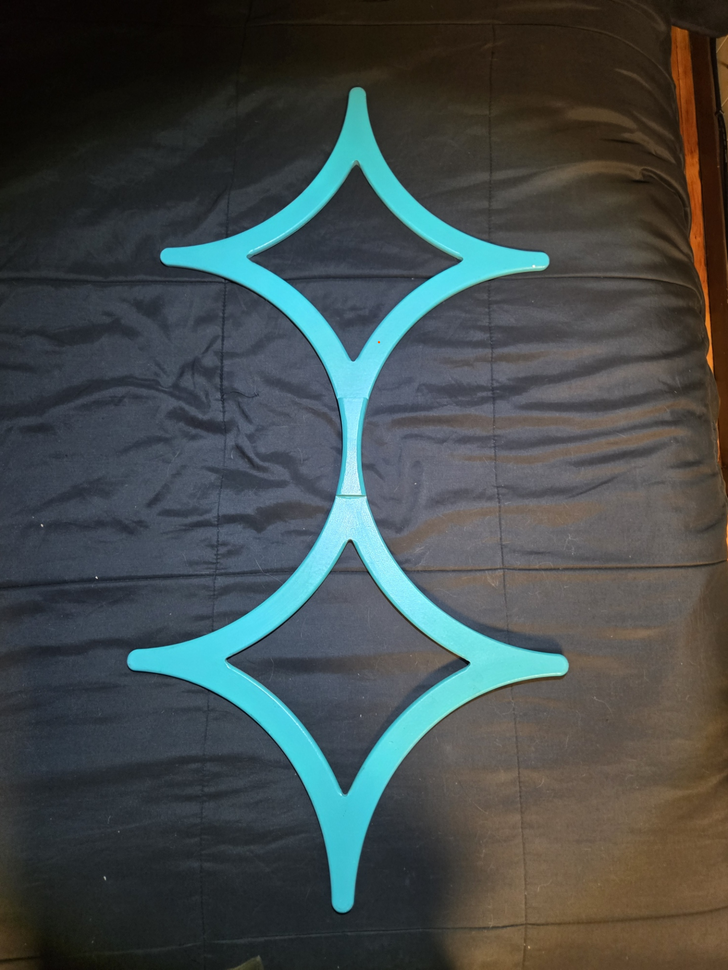
#> input picture scripts/assets/doublestar-reference-photo.png, 728 x 970 px, shrunk from 1441 x 1921 before the run
$ python extract-doublestar-reference.py
#> lines starting #> are read from the running program, lines starting #| are printed output that depends on the picture; after the words box and inside, x2 and y2 are one past the last pixel; in counts of white or black regions, pixels touching at a corner belong together; long printed decimals are rounded
"""Derive a symmetric Double Star silhouette from Austen's real prop photo.

The source was photographed at a slight angle.  Rather than tracing both ends
independently and baking that perspective error into the model, this script
measures the cleaner upper half row-by-row, removes the horizontal camera shear,
mirrors it left/right, and then rotates that corrected half through 180 degrees.
The resulting SVG is the canonical, perfectly symmetric manufacturing profile.
"""

from __future__ import annotations

import argparse
from pathlib import Path

import numpy as np
from PIL import Image


ROOT = Path(__file__).resolve().parents[1]
DEFAULT_SOURCE = ROOT / "scripts" / "assets" / "doublestar-reference-photo.png"
DEFAULT_OUTPUT = ROOT / "scripts" / "assets" / "doublestar-reference.svg"
DEFAULT_PROOF = ROOT / "scripts" / "assets" / "doublestar-reference-mask.png"


def parse_args() -> argparse.Namespace:
    parser = argparse.ArgumentParser()
    parser.add_argument("--source", type=Path, default=DEFAULT_SOURCE)
    parser.add_argument("--output", type=Path, default=DEFAULT_OUTPUT)
    parser.add_argument("--proof", type=Path, default=DEFAULT_PROOF)
    return parser.parse_args()


def cyan_mask(image: np.ndarray) -> np.ndarray:
    red = image[..., 0].astype(np.int16)
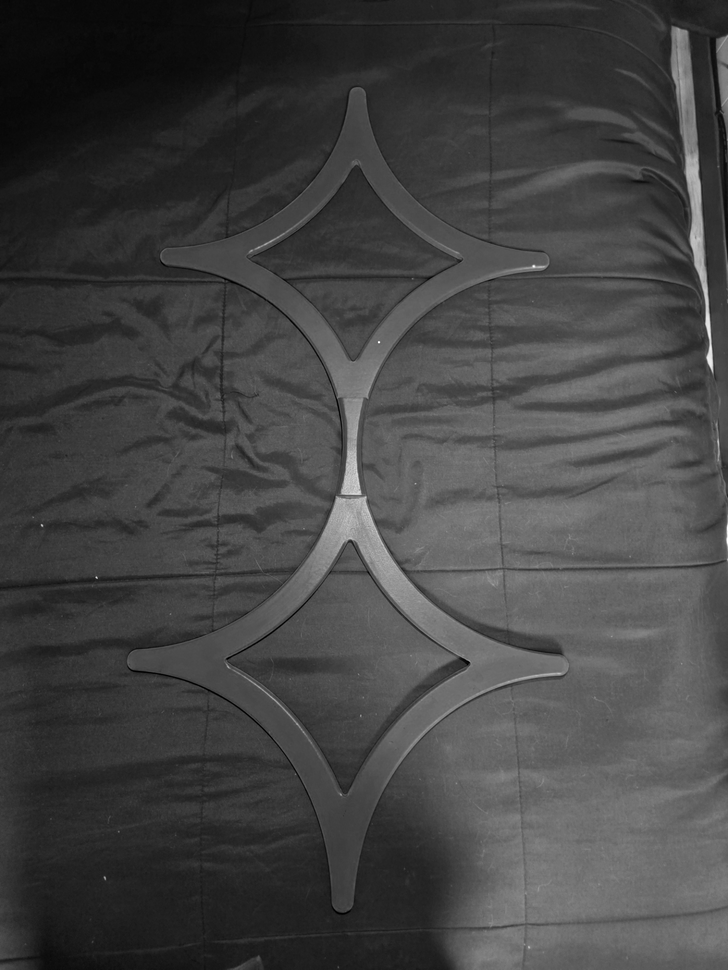
#> red: shape (970, 728) int16; min 0, max 254, mean 67.6
    green = image[..., 1].astype(np.int16)
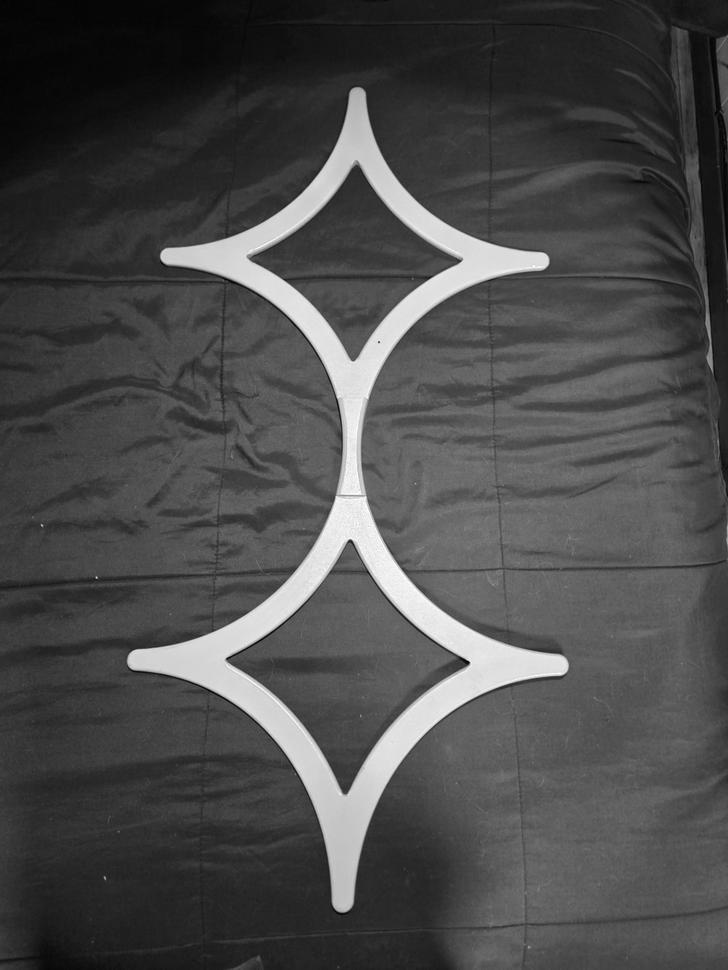
#> green: shape (970, 728) int16; min 2, max 255, mean 75.1
    blue = image[..., 2].astype(np.int16)
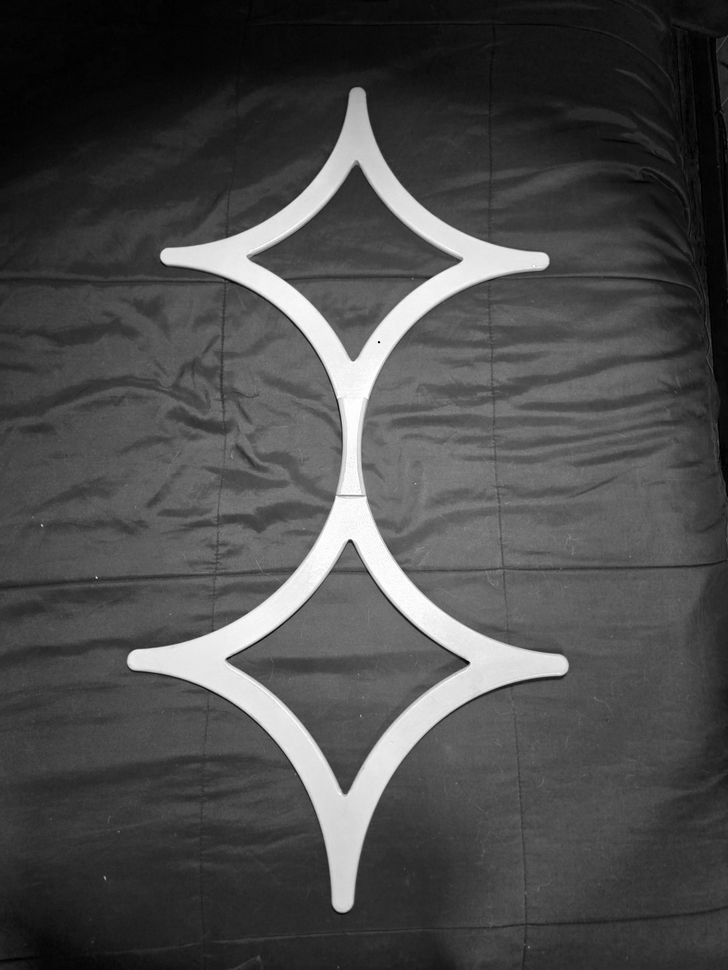
#> blue: shape (970, 728) int16; min 0, max 255, mean 74.9
    return (
        (green - red > 25)
        & (blue - red > 20)
        & (green > 75)
        & (blue > 75)
    )
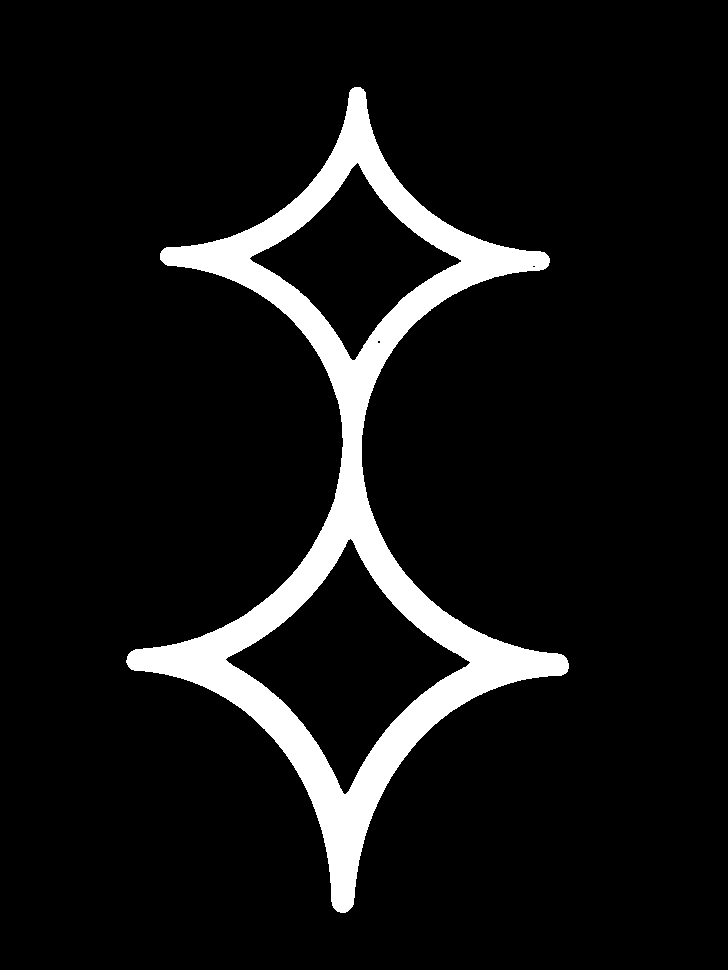
#> returned value: shape (970, 728) bool; 8.2% white; 1 white region, box (x1, y1, x2, y2) and area: (126, 87, 569, 913) 58190


def runs(row: np.ndarray) -> list[tuple[int, int]]:
    padded = np.pad(row.astype(np.int8), (1, 1))
    changes = np.diff(padded)
    starts = np.flatnonzero(changes == 1)
    ends = np.flatnonzero(changes == -1) - 1
    return [
        (int(start), int(end))
        for start, end in zip(starts, ends, strict=True)
        if end - start >= 2
    ]


def smooth(values: np.ndarray, radius: int = 7) -> np.ndarray:
    kernel = np.ones(radius * 2 + 1, dtype=np.float64)
    padded = np.pad(values, (radius, radius), mode="edge")
    return np.convolve(padded, kernel / kernel.sum(), mode="valid")


def sampled_indices(
    length: int,
    step: int,
    landmarks: tuple[int, ...] = (),
) -> np.ndarray:
    sampled = {0, length - 1, *range(0, length, step)}
    sampled.update(index for index in landmarks if 0 <= index < length)
    return np.asarray(sorted(sampled), dtype=np.int32)


def round_profile_peak(values: np.ndarray, peak: int, radius: int) -> None:
    """Replace a traced extremity with the ellipse implied by its shoulders."""
    start = peak - radius
    end = peak + radius
    maximum = float(values[peak])
    left_shoulder = float(values[start])
    right_shoulder = float(values[end])
    centerline = (left_shoulder + right_shoulder) * 0.5
    depth = maximum - centerline
    for index in range(start, end + 1):
        normalized = (index - peak) / radius
        progress = (normalized + 1.0) * 0.5
        shoulder = left_shoulder + (right_shoulder - left_shoulder) * progress
        values[index] = shoulder + depth * np.sqrt(max(0.0, 1.0 - normalized**2))


def closed_catmull_path(points: list[tuple[float, float]]) -> str:
    """Turn sparse measured landmarks into one continuous molded contour."""
    commands = [f"M {points[0][0]:.3f},{points[0][1]:.3f}"]
    count = len(points)
    for index, point in enumerate(points):
        following = points[(index + 1) % count]
        previous = points[(index - 1) % count]
        after = points[(index + 2) % count]
        control_1 = (
            point[0] + (following[0] - previous[0]) / 6.0,
            point[1] + (following[1] - previous[1]) / 6.0,
        )
        control_2 = (
            following[0] - (after[0] - point[0]) / 6.0,
            following[1] - (after[1] - point[1]) / 6.0,
        )
        commands.append(
            f"C {control_1[0]:.3f},{control_1[1]:.3f} "
            f"{control_2[0]:.3f},{control_2[1]:.3f} "
            f"{following[0]:.3f},{following[1]:.3f}"
        )
    commands.append("Z")
    return " ".join(commands)


def extract_profile(mask: np.ndarray) -> tuple[str, dict[str, float]]:
    ys, xs = np.nonzero(mask)
    if not len(xs):
        raise RuntimeError("No cyan prop silhouette found in the reference photo")

    top = int(ys.min())
#> top = 87
    bottom = int(ys.max())
#> bottom = 912
    center = (top + bottom) / 2.0
#> center = 499.5
    half_rows = int(round(center - top)) + 1
#> half_rows = 413

    outer_half_width = np.zeros(half_rows, dtype=np.float64)
#> outer_half_width = 413 values from 0 to 0
    hole_half_width = np.full(half_rows, np.nan, dtype=np.float64)

    for offset in range(half_rows):
        y = min(top + offset, mask.shape[0] - 1)
        row_runs = runs(mask[y])
        if not row_runs:
            if offset:
                outer_half_width[offset] = outer_half_width[offset - 1]
            continue

        left = row_runs[0][0]
        right = row_runs[-1][1]
        # Re-centering every scanline removes the photo's small sideways camera
        # shear while preserving the measured span and plate thickness.
        outer_half_width[offset] = (right - left) / 2.0

        if len(row_runs) >= 2:
            left_inner = row_runs[0][1]
            right_inner = row_runs[-1][0]
            if right_inner - left_inner > 8:
                hole_half_width[offset] = (right_inner - left_inner) / 2.0
#> this loop made 413 passes
#> (left, right, left_inner, right_inner) on passes 77 to 88: (325, 386, 356, 358), (325, 387, 355, 359), (324, 387, 354, 359), (323, 388, 353, 360), (323, 389, 352, 360), (322, 389, 351, 361), (321, 390, 350, 361), (321, 391, 350, 362), (320, 391, 349, 362), (319, 392, 349, 363), (318, 393, 348, 363), (317, 393, 348, 364)
#> (left, right, left_inner) on pass 116: (291, 418, 327)
#> after the loop, outer_half_width = 413 values, max 194.5 at index 171, min 3 at index 0, mean 50.17

    outer_half_width = smooth(outer_half_width)
#> in smooth, `padded = np.pad(values, (radius, radius), mode="edge")`: padded = 427 values, max 194.5 at index 178, min 3 at index 0, mean 48.84
#> outer_half_width = 413 values, max 192.8 at index 171, min 4.8 at index 0, mean 50.16
    # The photographed tips are molded capsules, not mathematical points.  The
    # very first cyan row under-represents the soft antialiased edge, so retain
    # a small half-width and let the closed spline form the rounded end cap.
    outer_half_width[0] = max(3.0, outer_half_width[1] * 0.32)

    hole_rows = np.flatnonzero(np.isfinite(hole_half_width))
#> hole_rows = 188 values from 81 to 268
    if not len(hole_rows):
        raise RuntimeError("The star opening could not be separated from the frame")
    hole_start = int(hole_rows.min())
#> hole_start = 81
    hole_end = int(hole_rows.max())
#> hole_end = 268
    hole_values = hole_half_width[hole_start : hole_end + 1]
#> hole_values = 188 values, max 136.5 at index 98, min 5 at index 0, mean 44.65
    valid = np.isfinite(hole_values)
    hole_values = np.interp(
        np.arange(len(hole_values)), np.flatnonzero(valid), hole_values[valid]
    )
    hole_values = smooth(hole_values, radius=5)
#> hole_values = 188 values, max 105.3 at index 93, min 5.59 at index 187, mean 44.64
    # A quilt crease and the raised center seam create a short false widening
    # just before the lower inner point in the photograph.  The molded opening
    # itself closes continuously, so enforce that local monotonic taper on
    # both ends while leaving the measured belly of the opening untouched.
    endpoint_span = min(84, len(hole_values) // 4)
#> endpoint_span = 47
    hole_values[:endpoint_span] = np.maximum.accumulate(
        hole_values[:endpoint_span]
    )
    hole_values[-endpoint_span:] = np.minimum.accumulate(
        hole_values[-endpoint_span:]
    )
    # The molded edge bevel supplies the physical radius.  Keep one shared
    # spline point at each inner corner so the trace cannot develop a doubled
    # notch where the right and left scanline boundaries meet.
    hole_values[0] = 0.0
    hole_values[-1] = 0.0

    total_photo_length = (center - top) * 2.0
#> total_photo_length = 825
    scale = 1000.0 / total_photo_length
#> scale = 1.21

    # Retain the photograph's actual shoulder, side-tip and grip transitions.
    # A broad second smoothing pass removes quilt texture and camera noise; the
    # sparse landmarks then describe the real molded profile rather than a
    # generic four-point star or a chain of visible scanline segments.
    outer_profile = smooth(outer_half_width, radius=15)
#> outer_profile = 413 values, max 176.4 at index 172, min 5.13 at index 0, mean 50.13
    # Smoothing rounds away a little amplitude as well as noise. Put the
    # photograph's measured overall width back before shaping the corners.
    outer_profile *= outer_half_width.max() / outer_profile.max()
#> outer_profile = 413 values, max 192.8 at index 172, min 5.61 at index 0, mean 54.77
    outer_peak = int(np.argmax(outer_profile))
#> outer_peak = 172
    # Reconstruct the rounded molded cap from the height and depth of the
    # photographed tip instead of preserving its antialiased pixel stair-steps.
    # The side landing spans about 48 source pixels in the corrected photo.
    # Using that full measured span keeps the overall width while preventing
    # the long lead-in curve from reading as a spike with a rounded dot on it.
    outer_cap_radius = 24
    round_profile_peak(outer_profile, outer_peak, outer_cap_radius)
#> in round_profile_peak, `start = peak - radius`: start = 148
#> in round_profile_peak, `end = peak + radius`: end = 196
#> in round_profile_peak, `maximum = float(values[peak])`: maximum = 192.8
#> in round_profile_peak, `left_shoulder = float(values[start])`: left_shoulder = 136.7
#> in round_profile_peak, `right_shoulder = float(values[end])`: right_shoulder = 136
#> in round_profile_peak, `centerline = (left_shoulder + right_shoulder) * 0.5`: centerline = 136.4
#> in round_profile_peak, `depth = maximum - centerline`: depth = 56.4
#> the loop in round_profile_peak, `for index in range(start, end + 1):` made 49 passes
#> (normalized, progress, shoulder) on passes 1 to 12: (-1, 0, 136.7), (-0.958, 0.0208, 136.7), (-0.917, 0.0417, 136.7), (-0.875, 0.0625, 136.7), (-0.833, 0.0833, 136.7), (-0.792, 0.104, 136.7), (-0.75, 0.125, 136.6), (-0.708, 0.146, 136.6), (-0.667, 0.167, 136.6), (-0.625, 0.188, 136.6), (-0.583, 0.208, 136.6), (-0.542, 0.229, 136.6)
    outer_indices = sampled_indices(
        len(outer_profile),
        40,
        (
            outer_peak - outer_cap_radius,
            outer_peak - outer_cap_radius // 2,
            outer_peak,
            outer_peak + outer_cap_radius // 2,
            outer_peak + outer_cap_radius,
        ),
    )
    outer_y = -500.0 + np.arange(len(outer_profile)) * scale
    outer_right = [
        (float(outer_profile[index] * scale), float(outer_y[index]))
        for index in outer_indices
    ]
    lower_right = [(x, -y) for x, y in reversed(outer_right)]
    full_right = outer_right + lower_right[1:]
    full_left = [(-x, y) for x, y in reversed(full_right)]
    outer_points = full_right + full_left

    hole_profile = smooth(hole_values, radius=12)
    hole_profile *= hole_values.max() / hole_profile.max()
    hole_peak = int(np.argmax(hole_profile))
    # The opening corners are radiused in the physical molding. Tiny 6 mm end
    # flats and an elliptical side cap reproduce that roundness without visibly
    # truncating the diamond.
    corner_half_width_px = 7.0
    hole_profile[0] = corner_half_width_px
    hole_profile[-1] = corner_half_width_px
    hole_cap_radius = 14
    round_profile_peak(hole_profile, hole_peak, hole_cap_radius)
    hole_indices = sampled_indices(
        len(hole_profile),
        30,
        (
            hole_peak - hole_cap_radius,
            hole_peak - hole_cap_radius // 2,
            hole_peak,
            hole_peak + hole_cap_radius // 2,
            hole_peak + hole_cap_radius,
        ),
    )
    hole_y = -500.0 + (hole_start + np.arange(len(hole_profile))) * scale
    upper_hole_right = [
        (float(hole_profile[index] * scale), float(hole_y[index]))
        for index in hole_indices
    ]
    upper_hole_left = [(-x, y) for x, y in reversed(upper_hole_right)]
    upper_hole_points = upper_hole_right + upper_hole_left
    lower_hole_points = [(-x, -y) for x, y in upper_hole_points]

    path = " ".join(
        [
            closed_catmull_path(outer_points),
            closed_catmull_path(upper_hole_points),
            closed_catmull_path(lower_hole_points),
        ]
    )
#> the loop in closed_catmull_path, `for index, point in enumerate(points):` made 62 passes
#> point on passes 1 to 12: (6.79, -500), (19.26, -451.5), (44.41, -403), (93.73, -354.5), (165.7, -320.6), (224.7, -306.1), (233.7, -291.5), (224.3, -277), (164.8, -262.4), (151.1, -257.6), (75.16, -209.1), (38.15, -160.6)
#> the loop in closed_catmull_path (call 2), `for index, point in enumerate(points):` made 26 passes
#> point on passes 1 to 12: (8.48, -401.8), (33.46, -365.5), (73.99, -329.1), (109.4, -307.3), (125.1, -298.8), (127.4, -292.7), (127.7, -290.3), (125.3, -281.8), (109.8, -273.3), (80.39, -256.4), (39.48, -220), (11.42, -183.6)
    stats = {
        "photo_top_px": float(top),
        "photo_bottom_px": float(bottom),
        "photo_half_length_px": float(center - top),
        "profile_width_ratio": float(outer_half_width.max() * 2.0 / total_photo_length),
        "hole_top_ratio": float(hole_start / (center - top)),
        "hole_bottom_ratio": float(hole_end / (center - top)),
    }
    return path, stats


def write_svg(path: Path, profile_path: str, stats: dict[str, float]) -> None:
    path.parent.mkdir(parents=True, exist_ok=True)
    metadata = " ".join(f'{key}="{value:.6f}"' for key, value in stats.items())
    svg = f"""<?xml version="1.0" encoding="UTF-8"?>
<svg xmlns="http://www.w3.org/2000/svg" viewBox="-260 -510 520 1020">
  <!-- Symmetry-corrected from Austen's real Double Star photo (2026-08-20). -->
  <metadata {metadata}/>
  <path id="doublestar-reference" d="{profile_path}" fill="#20cbd1" fill-rule="evenodd"/>
</svg>
"""
    path.write_text(svg, encoding="utf-8")


def write_proof(path: Path, mask: np.ndarray) -> None:
    path.parent.mkdir(parents=True, exist_ok=True)
    Image.fromarray(np.where(mask, 255, 0).astype(np.uint8)).save(path)


def main() -> None:
    args = parse_args()
    image = np.asarray(Image.open(args.source).convert("RGB"))
    mask = cyan_mask(image)
    profile_path, stats = extract_profile(mask)
    write_svg(args.output, profile_path, stats)
    write_proof(args.proof, mask)
    print(f"DOUBLESTAR_REFERENCE={args.output.resolve()}")
    print(f"DOUBLESTAR_PROOF={args.proof.resolve()}")
    for key, value in stats.items():
        print(f"DOUBLESTAR_{key.upper()}={value:.6f}")
#> this loop made 6 passes
#> (key, value) on passes 1 to 6: ('photo_top_px', 87), ('photo_bottom_px', 912), ('photo_half_length_px', 412.5), ('profile_width_ratio', 0.467), ('hole_top_ratio', 0.196), ('hole_bottom_ratio', 0.65)
#| DOUBLESTAR_PHOTO_TOP_PX=87.000
#| DOUBLESTAR_PHOTO_BOTTOM_PX=912.000
#| DOUBLESTAR_PHOTO_HALF_LENGTH_PX=412.500
#| DOUBLESTAR_PROFILE_WIDTH_RATIO=0.4673
#| DOUBLESTAR_HOLE_TOP_RATIO=0.1964
#| DOUBLESTAR_HOLE_BOTTOM_RATIO=0.6497


if __name__ == "__main__":
    main()
